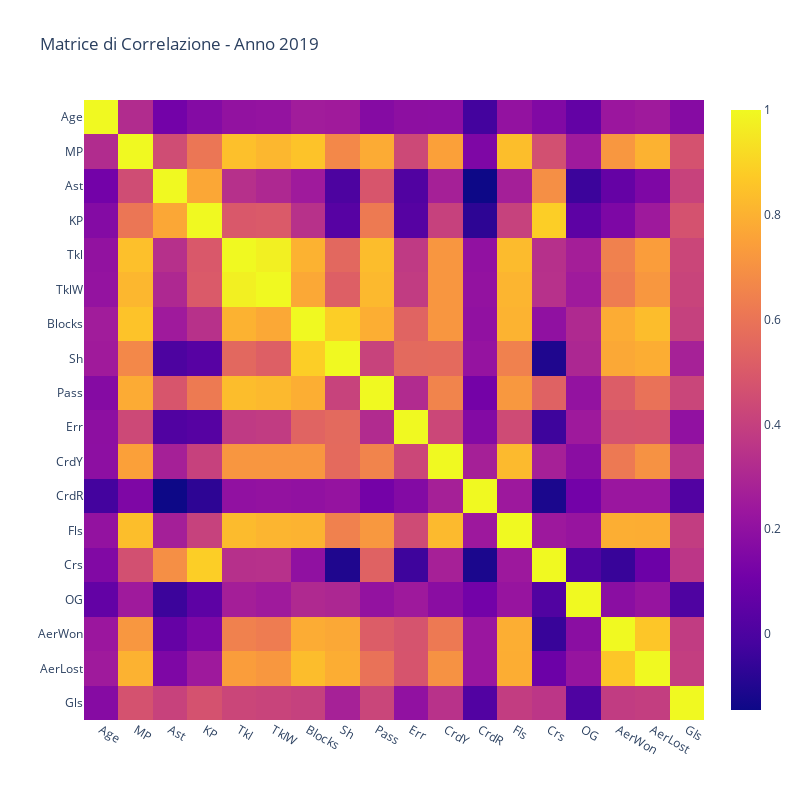
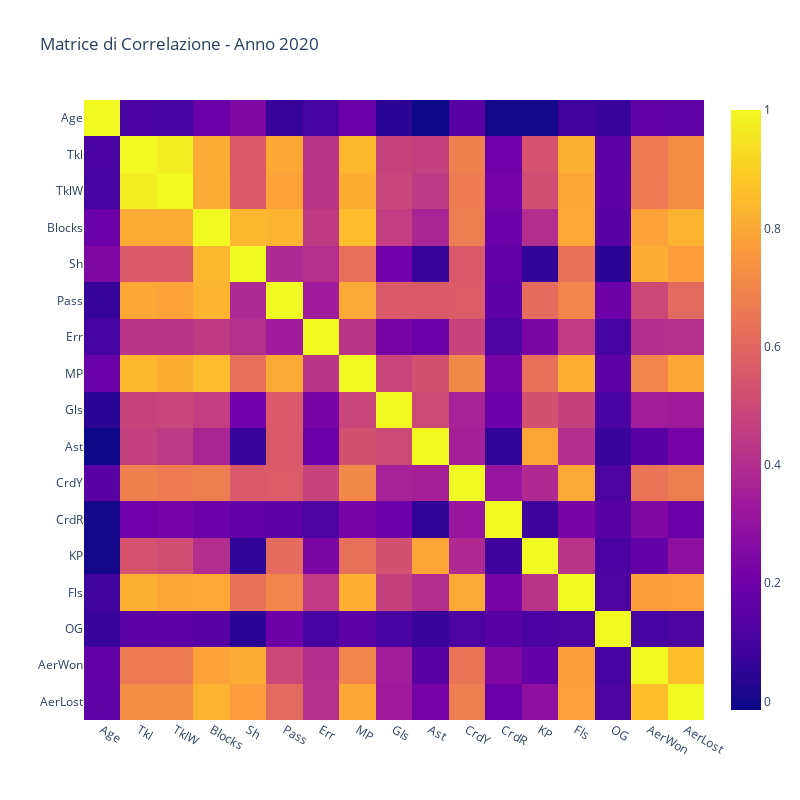
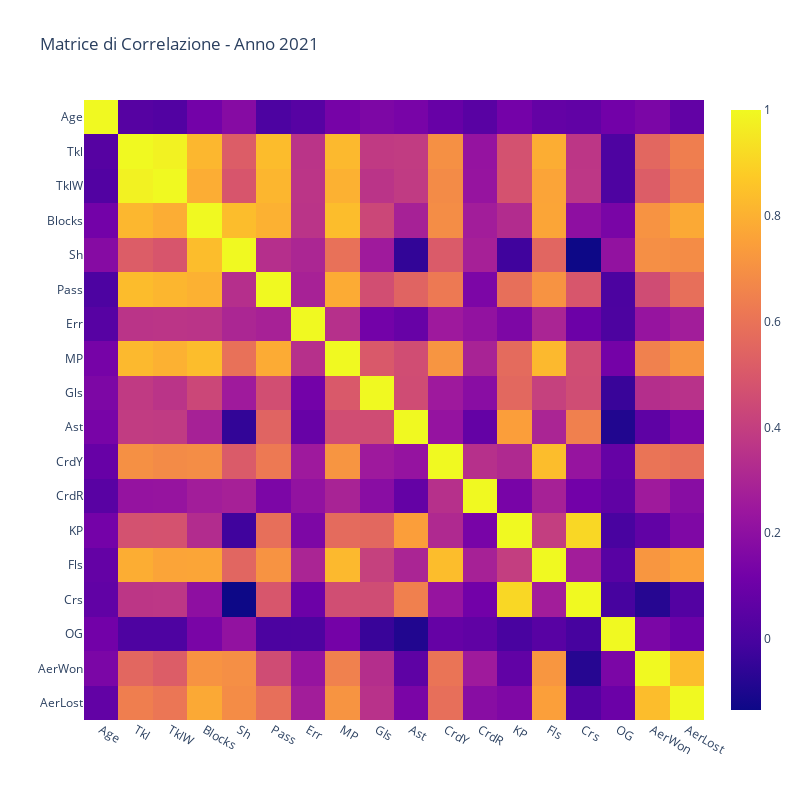
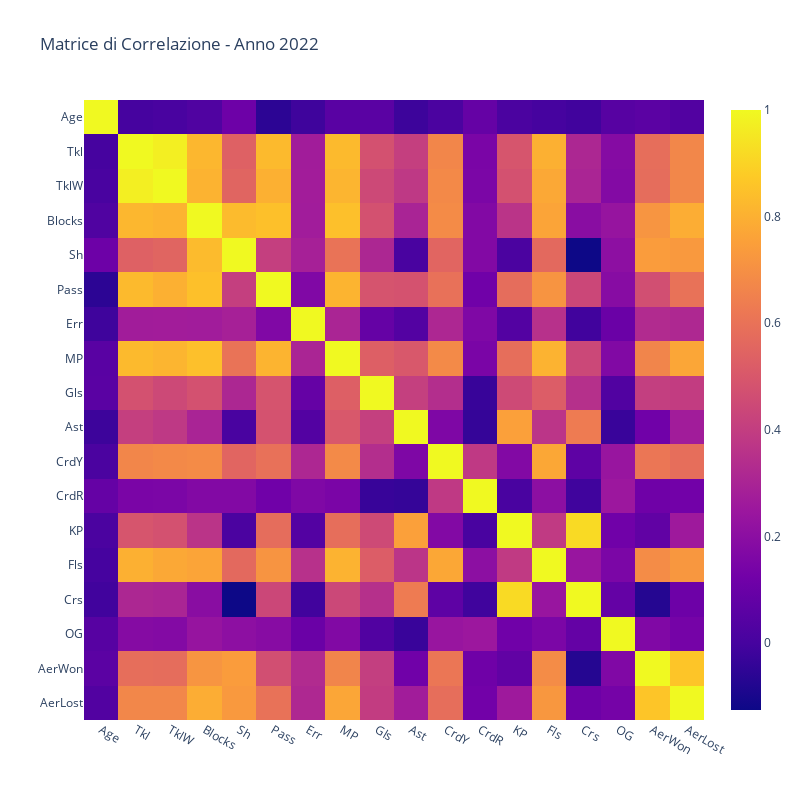

Notebook code for these charts, in order:
### Code cell
def best_worst(stat):
    for file in files:
        file_name = os.path.basename(file)
        year = year_mapping[file_name]
        data_frame = pd.read_excel(file)
        data_frame.drop(columns=colonne_da_eliminare, inplace=True)
        # Aggiungi qui la logica per la funzione best_worst

for file in files:
    data_frame = pd.read_excel(file)
    data_frame.drop(columns=colonne_da_eliminare, inplace=True)
    corr_matrix = data_frame.corr()
    file_name = os.path.basename(file)
    year = year_mapping[file_name]
    years.append(year)
    fig = px.imshow(corr_matrix, title=f"Matrice di Correlazione - Anno {year}", width=800, height=800)
    fig.show()
    print(f'Le colonne usate per questa analisi sono {list(data_frame.columns)}')

# Esegui le funzioni best_worst e correlazione come necessario

### Figure 1 — Plotly figure (JSON) as saved in the notebook; plotly's stock layout.template omitted (floating-point values rounded to 4 significant figures; data arrays with more than 128 entries replaced by an {"elided": "..."} marker saying what was removed)
{"data": [{"coloraxis": "coloraxis", "hovertemplate": "x: %{x}<br>y: %{y}<br>color: %{z}<extra></extra>", "name": "0", "type": "heatmap", "x": ["Age", "MP", "Ast", "KP", "Tkl", "TklW", "Blocks", "Sh", "Pass", "Err", "CrdY", "CrdR", "Fls", "Crs", "OG", "AerWon", "AerLost", "Gls"], "xaxis": "x", "y": ["Age", "MP", "Ast", "KP", "Tkl", "TklW", "Blocks", "Sh", "Pass", "Err", "CrdY", "CrdR", "Fls", "Crs", "OG", "AerWon", "AerLost", "Gls"], "yaxis": "y", "z": {"elided": "18x18 float values"}}], "layout": {"coloraxis": {"colorscale": [[0, "#0d0887"], [0.1111, "#46039f"], [0.2222, "#7201a8"], [0.3333, "#9c179e"], [0.4444, "#bd3786"], [0.5556, "#d8576b"], [0.6667, "#ed7953"], [0.7778, "#fb9f3a"], [0.8889, "#fdca26"], [1, "#f0f921"]]}, "height": 800, "title": {"text": "Matrice di Correlazione - Anno 2019"}, "width": 800, "xaxis": {"anchor": "y", "constrain": "domain", "domain": [0, 1], "scaleanchor": "y"}, "yaxis": {"anchor": "x", "autorange": "reversed", "constrain": "domain", "domain": [0, 1]}}}

### Figure 2 — Plotly figure (JSON) as saved in the notebook; plotly's stock layout.template omitted (floating-point values rounded to 4 significant figures; data arrays with more than 128 entries replaced by an {"elided": "..."} marker saying what was removed)
{"data": [{"coloraxis": "coloraxis", "hovertemplate": "x: %{x}<br>y: %{y}<br>color: %{z}<extra></extra>", "name": "0", "type": "heatmap", "x": ["Age", "Tkl", "TklW", "Blocks", "Sh", "Pass", "Err", "MP", "Gls", "Ast", "CrdY", "CrdR", "KP", "Fls", "OG", "AerWon", "AerLost"], "xaxis": "x", "y": ["Age", "Tkl", "TklW", "Blocks", "Sh", "Pass", "Err", "MP", "Gls", "Ast", "CrdY", "CrdR", "KP", "Fls", "OG", "AerWon", "AerLost"], "yaxis": "y", "z": {"elided": "17x17 float values"}}], "layout": {"coloraxis": {"colorscale": [[0, "#0d0887"], [0.1111, "#46039f"], [0.2222, "#7201a8"], [0.3333, "#9c179e"], [0.4444, "#bd3786"], [0.5556, "#d8576b"], [0.6667, "#ed7953"], [0.7778, "#fb9f3a"], [0.8889, "#fdca26"], [1, "#f0f921"]]}, "height": 800, "title": {"text": "Matrice di Correlazione - Anno 2020"}, "width": 800, "xaxis": {"anchor": "y", "constrain": "domain", "domain": [0, 1], "scaleanchor": "y"}, "yaxis": {"anchor": "x", "autorange": "reversed", "constrain": "domain", "domain": [0, 1]}}}

### Figure 3 — Plotly figure (JSON) as saved in the notebook; plotly's stock layout.template omitted (floating-point values rounded to 4 significant figures; data arrays with more than 128 entries replaced by an {"elided": "..."} marker saying what was removed)
{"data": [{"coloraxis": "coloraxis", "hovertemplate": "x: %{x}<br>y: %{y}<br>color: %{z}<extra></extra>", "name": "0", "type": "heatmap", "x": ["Age", "Tkl", "TklW", "Blocks", "Sh", "Pass", "Err", "MP", "Gls", "Ast", "CrdY", "CrdR", "KP", "Fls", "Crs", "OG", "AerWon", "AerLost"], "xaxis": "x", "y": ["Age", "Tkl", "TklW", "Blocks", "Sh", "Pass", "Err", "MP", "Gls", "Ast", "CrdY", "CrdR", "KP", "Fls", "Crs", "OG", "AerWon", "AerLost"], "yaxis": "y", "z": {"elided": "18x18 float values"}}], "layout": {"coloraxis": {"colorscale": [[0, "#0d0887"], [0.1111, "#46039f"], [0.2222, "#7201a8"], [0.3333, "#9c179e"], [0.4444, "#bd3786"], [0.5556, "#d8576b"], [0.6667, "#ed7953"], [0.7778, "#fb9f3a"], [0.8889, "#fdca26"], [1, "#f0f921"]]}, "height": 800, "title": {"text": "Matrice di Correlazione - Anno 2021"}, "width": 800, "xaxis": {"anchor": "y", "constrain": "domain", "domain": [0, 1], "scaleanchor": "y"}, "yaxis": {"anchor": "x", "autorange": "reversed", "constrain": "domain", "domain": [0, 1]}}}

### Figure 4 — Plotly figure (JSON) as saved in the notebook; plotly's stock layout.template omitted (floating-point values rounded to 4 significant figures; data arrays with more than 128 entries replaced by an {"elided": "..."} marker saying what was removed)
{"data": [{"coloraxis": "coloraxis", "hovertemplate": "x: %{x}<br>y: %{y}<br>color: %{z}<extra></extra>", "name": "0", "type": "heatmap", "x": ["Age", "Tkl", "TklW", "Blocks", "Sh", "Pass", "Err", "MP", "Gls", "Ast", "CrdY", "CrdR", "KP", "Fls", "Crs", "OG", "AerWon", "AerLost"], "xaxis": "x", "y": ["Age", "Tkl", "TklW", "Blocks", "Sh", "Pass", "Err", "MP", "Gls", "Ast", "CrdY", "CrdR", "KP", "Fls", "Crs", "OG", "AerWon", "AerLost"], "yaxis": "y", "z": {"elided": "18x18 float values"}}], "layout": {"coloraxis": {"colorscale": [[0, "#0d0887"], [0.1111, "#46039f"], [0.2222, "#7201a8"], [0.3333, "#9c179e"], [0.4444, "#bd3786"], [0.5556, "#d8576b"], [0.6667, "#ed7953"], [0.7778, "#fb9f3a"], [0.8889, "#fdca26"], [1, "#f0f921"]]}, "height": 800, "title": {"text": "Matrice di Correlazione - Anno 2022"}, "width": 800, "xaxis": {"anchor": "y", "constrain": "domain", "domain": [0, 1], "scaleanchor": "y"}, "yaxis": {"anchor": "x", "autorange": "reversed", "constrain": "domain", "domain": [0, 1]}}}
